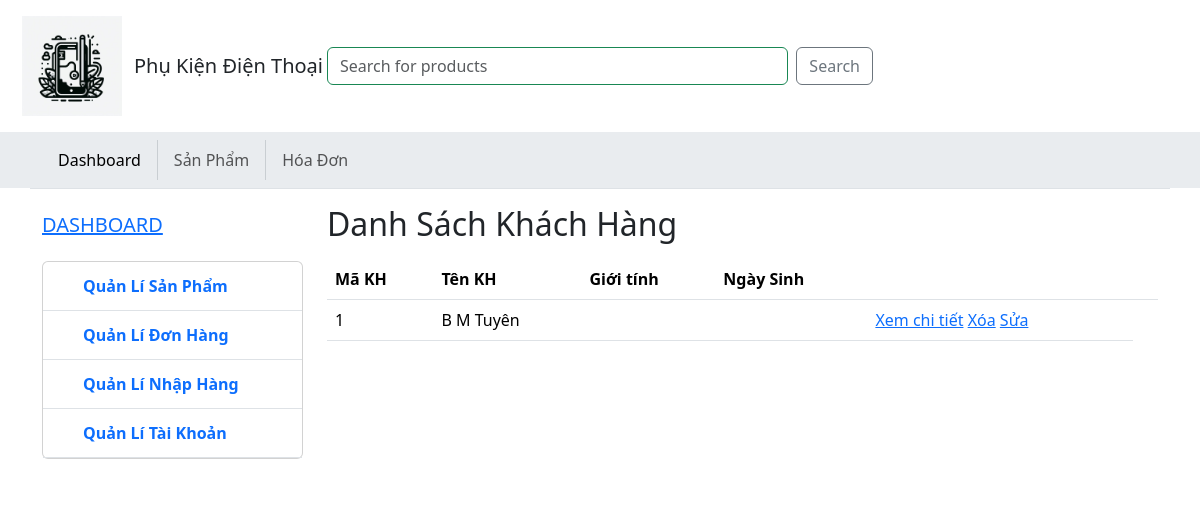
/dashboard/KhachHang, run on an earlier commit of the app's database.
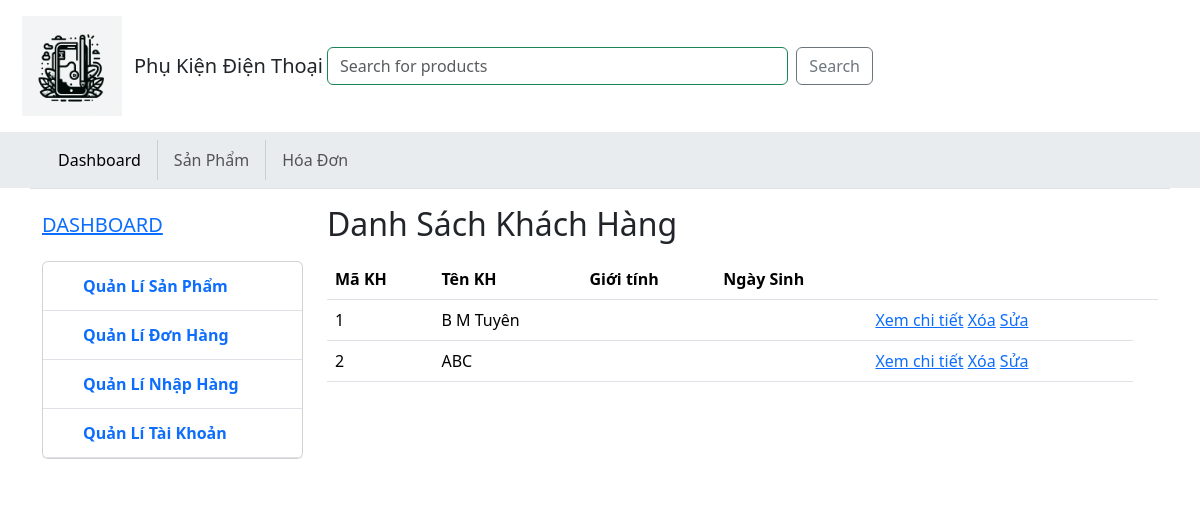
And on a later commit of the database.
### account/models.py (models this page shows)
class KhachHang(models.Model):
    MaKH = models.AutoField(primary_key=True)
    TenKH = models.CharField(max_length=100)
    Email = models.CharField(max_length=100, unique=True)
    SoDT = models.CharField(max_length=100)
    DiaChi = models.CharField(max_length=100)
    UserName = models.ForeignKey(Account, on_delete=models.CASCADE, related_name='Account_KhachHang')

### dashboard/views.py (the view)
# urls.py: path('KhachHang', views.list_KhachHang, name='KhachHang'),
def list_KhachHang(request):
    data = {
        'DM_KhachHang': KhachHang.objects.all(),
    }
    return render(request, 'page/KhachHang.html', data)

### dashboard/templates/page/KhachHang.html
{% extends "pages/layout.html" %} {% block title %} Danh Sách Khách Hàng {% endblock %} {%block libraryCSS %} {% endblock %} {%block content %}
<div class="col-9 my-3">
	<h2>
		Danh Sách Khách Hàng
	</h2>
	<table class="table my-3">
		<thead>
			<tr>
				<th scope="col">Mã KH</th>
				<th scope="col">Tên KH</th>
				<th scope="col">Giới tính</th>
				<th scope="col">Ngày Sinh</th>
				<th scope="col"></th>
				<th></th>
			</tr>
		</thead>
		<tbody>
			{% for item in DM_KhachHang %}
			<tr>
				<td>{{ item.MaKH }}</td>
				<td>{{ item.TenKH }}</td>
				<td>{{ item.GioiTinh }}</td>
				<td>{{ item.NgaySinh }}</td>
				<td>
					<a href="#">Xem chi tiết</a>
					<a href="#" onclick="return confirm('Bạn có chắc chắn muốn xóa sản phẩm này?')">Xóa</a>
					<a href="#">Sửa</a>
				</td>
			</tr>
			{% endfor %}
		</tbody>
	</table>
</div>
{% endblock %}

What changed in the data, as far as the page shows it:
added KhachHang: MaKH "2", TenKH "ABC"
